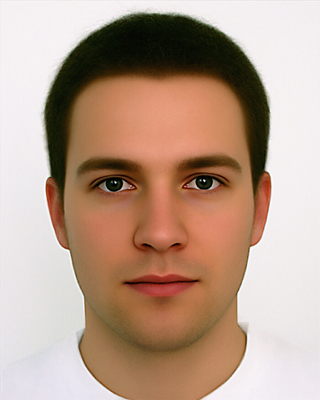
#> input picture Code/face2.jpg, 320 x 400 px
$ python specs.py
#> lines starting #> are read from the running program, lines starting #| are printed output that depends on the picture
import cv2
from PIL import Image
import sys
eyes_cascade = cv2.CascadeClassifier('haarcascade_eye.xml')
face_cascade = cv2.CascadeClassifier('haarcascade_frontalface_default.xml')

sunglasses_img = cv2.imread("specs2.jpg")
image = cv2.imread('face2.jpg') # input.jpeg
#> image is the input picture: shape (400, 320, 3); mean B, G, R 140.9, 158, 184.4
#cv2.imshow("sunglass",sunglasses_img)
cv2.imshow("Original",image)
gray = cv2.cvtColor(image, cv2.COLOR_BGR2GRAY)
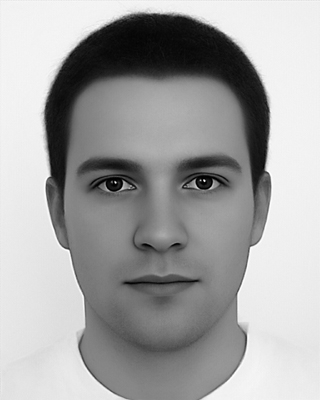
#> gray: shape (400, 320); min 0, max 255, mean 164
faces = face_cascade.detectMultiScale(gray, 1.3, 5)
#> faces = [[43, 90, 229, 229]]
centers = []
for (x,y,w,h) in faces:
    roi_gray = gray[y:y+h,x:x+w]
    roi_color = image[y:y+h,x:x+w]
    eyes = eyes_cascade.detectMultiScale(roi_gray, 1.3, 5)
    for (e_x,e_y,e_w,e_h) in eyes:
        centers.append((x + int(e_x + 0.5*e_w),y + int(e_y + 0.5*e_h)))
#> this loop made 1 pass
#> (x, y, w, h, eyes) on pass 1: (43, 90, 229, 229, [[38, 65, 57, 57], [132, 66, 53, 53]])
#> pass 1, `roi_gray = gray[y:y+h,x:x+w]`:
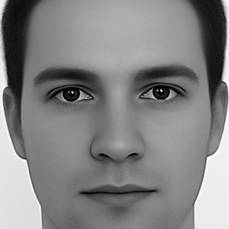
#> roi_gray: shape (229, 229); min 0, max 255, mean 131.2
#> pass 1, `roi_color = image[y:y+h,x:x+w]`:
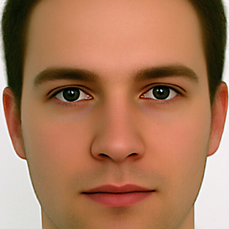
#> roi_color: shape (229, 229, 3); mean B, G, R 90, 120, 169
#> after the loop, centers = [(109, 183), (201, 182)]
if len(centers) > 1 :
#> (the run stopped early here; a loop or call above may not have finished)

$ run again, with Code/input.jpeg copied over Code/face2.jpg
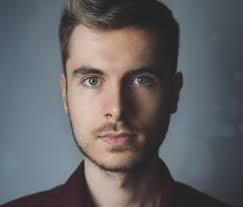
#> input picture Code/input.jpeg, 243 x 207 px
#> image is the input picture: shape (207, 243, 3); mean B, G, R 100.3, 98.9, 99.5
#> `gray = cv2.cvtColor(image, cv2.COLOR_BGR2GRAY)`:
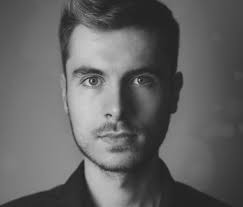
#> gray: shape (207, 243); min 25, max 211, mean 99.3
#> faces = [[47, 27, 139, 139]]
#> the loop `for (x,y,w,h) in faces:` made 1 pass
#> (x, y, w, h, eyes) on pass 1: (47, 27, 139, 139, [[26, 34, 37, 37], [79, 41, 24, 24]])
#> pass 1, `roi_color = image[y:y+h,x:x+w]`:
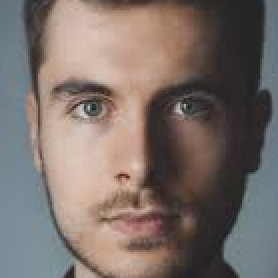
#> roi_color: shape (139, 139, 3) (shown 2 times larger); mean B, G, R 105.9, 111.4, 123.3
#> after the loop `for (x,y,w,h) in faces:`: centers = [(91, 79), (138, 80)]
